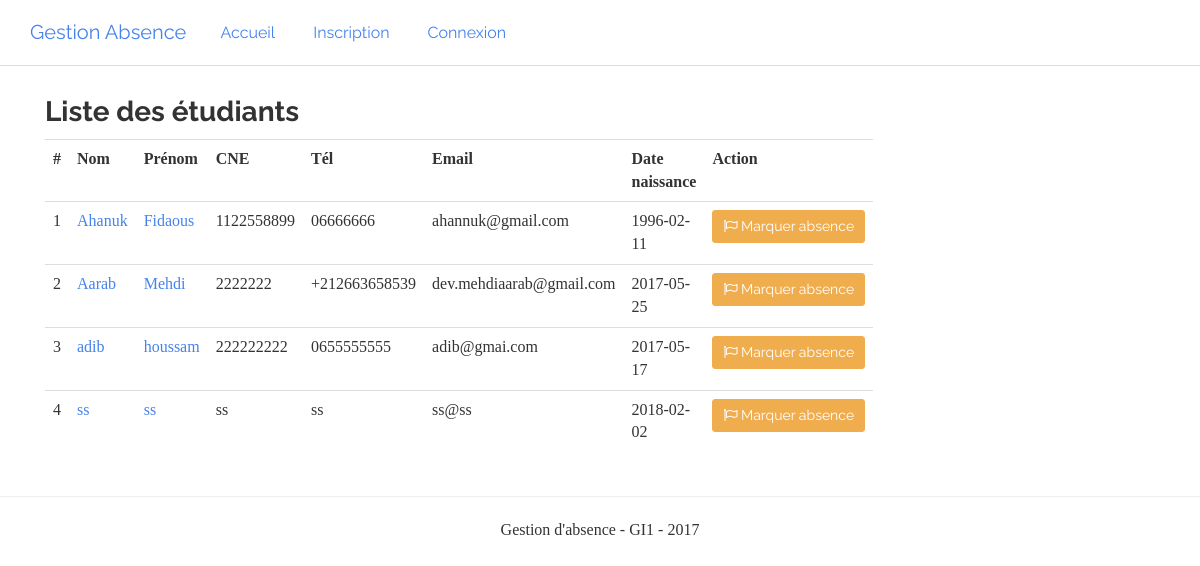
The page /etudiants.php on the database as committed earlier.
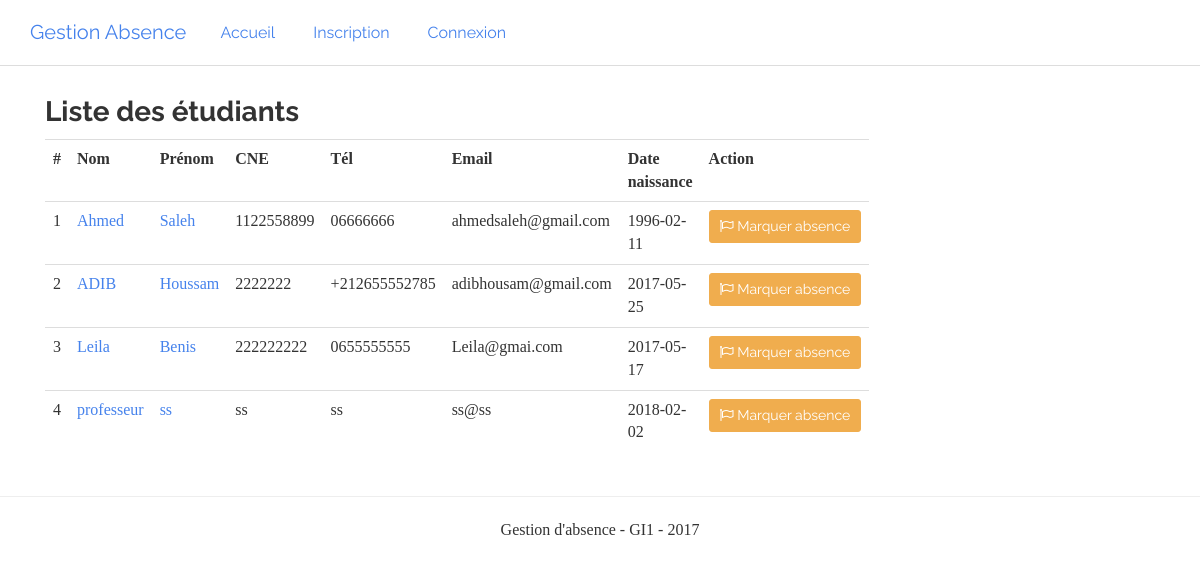
The same page on the database as committed later.
### tables this page shows
CREATE TABLE IF NOT EXISTS `etudiant` (
  `id` int(11) NOT NULL AUTO_INCREMENT,
  `id_user` int(11) NOT NULL,
  `cin` varchar(255) NOT NULL,
  `nom` varchar(255) NOT NULL,
  `cne` varchar(255) NOT NULL,
  `prenom` varchar(255) NOT NULL,
  `date_naissance` date NOT NULL,
  `adresse` text NOT NULL,
  `lieu_naissance` varchar(255) NOT NULL,
  `telephone` varchar(255) NOT NULL,
  `email` varchar(255) NOT NULL,
  PRIMARY KEY (`id`),
  KEY `id_user` (`id_user`)
);

### files/functions.php (called while the page is built, shortened)
<?php
function database()
{
    $host = "127.0.0.1";
    $username = "root";
    $password = "";
    $database = "gab";
    $db = new PDO("mysql:host=" . $host . ";dbname=" . $database, $username, $password,
        array(
            PDO::MYSQL_ATTR_INIT_COMMAND => 'SET NAMES UTF8',
            PDO::ATTR_ERRMODE => PDO::ERRMODE_SILENT
        )
    );
    return $db;
}
function toutEtudiants()
{
    $students = [];
    $db = database();
    $sttm = $db->prepare("SELECT * FROM etudiant");
    if ($sttm->execute()) {
        $students = $sttm->fetchAll();
        return $students;
    }
    return $students;
}

### etudiants.php (the view, shortened to what this page needs)
<?php
    require_once "header.php";
    $students = toutEtudiants();
?>
<div class="container">
    <div class="col-md-8">
        <h3>Liste des étudiants</h3>
        <table class="table">
            <tr>
                <th>#</th>
                <th>Nom</th>
                <th>Prénom</th>
                <th>CNE</th>
                <th>Tél</th>
                <th>Email</th>
                <th>Date naissance</th>
                <th>Action</th>
            </tr>
            <?php foreach($students as $s): ?>
            <tr>
                <td><?=$s["id"] ?></td>
                <td><a href="etudiant.php?id=<?=$s['id'] ?>"><?=$s["nom"] ?></a></td>
                <td><a href="etudiant.php?id=<?=$s['id'] ?>"><?=$s["prenom"] ?></a></td>
                <td><?=$s["cne"] ?></td>
                <td><?=$s["telephone"] ?></td>
                <td><?=$s["email"] ?></td>
                <td><?=$s["date_naissance"] ?></td>
                <td><a href="marquer_absence.php?id=<?=$s['id'] ?>" class="btn btn-sm btn-warning"><i class="fa fa-flag-o"></i> Marquer absence</a></td>
            </tr>
            <?php endforeach; ?>
        </table>
    </div>
</div>
<?php require_once "footer.php" ?>

### header.php (shortened to what this page needs)
<?php
    require "./files/functions.php";
?>
<!DOCTYPE html>
<html>
<head>
    <link rel="stylesheet" href="./css/bootstrap.min.css" >
    <link rel="stylesheet" href="./css/font-awesome.min.css" >
    <link rel="stylesheet"  href="./css/styles.css" >
</head>
<body>
<nav class="navbar navbar-default navbar-fixed-top">
    <div class="container">
        <div class="navbar-header">
            <a class="navbar-brand" href="index.php">Gestion Absence</a>
        </div>
        <div class="collapse navbar-collapse" id="bs-example-navbar-collapse-1">
            <ul class="nav navbar-nav">
                <li><a href="index.php">Accueil</a></li>
                <?php if(!isset($_SESSION["login"])): ?>
                    <li><a href="signup.php">Inscription</a></li>
                    <li><a href="login.php">Connexion</a></li>
                <?php endif ?>
            </ul>
        </div>
    </div>
</nav>

### footer.php (shortened to what this page needs)
<footer>
    <hr>
    <p class="text-center">Gestion d'absence - GI1 - 2017 </p>
</footer>
</body>
</html>

### css/styles.css (style rules this page uses)
body { padding-top: 75px; }

Rows that differ between the two databases and show on the page:
changed etudiant id 1: nom "Ahanuk" → "Ahmed"; prenom "Fidaous" → "Saleh"; email "ahannuk@gmail.com" → "ahmedsaleh@gmail.com"
changed etudiant id 2: nom "Aarab" → "ADIB"; prenom "Mehdi" → "Houssam"; telephone "+212663658539" → "+212655552785"; email "dev.mehdiaarab@gmail.com" → "adibhousam@gmail.com"
changed etudiant id 3: nom "adib" → "Leila"; prenom "houssam" → "Benis"; email "adib@gmai.com" → "Leila@gmai.com"
changed etudiant "ss": nom "ss" → "professeur"
